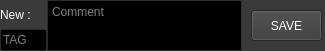
<?xml version="1.0" encoding="UTF-8"?>
<ui version="4.0">
 <class>Form</class>
 <widget class="QWidget" name="Form">
  <property name="geometry">
   <rect>
    <x>0</x>
    <y>0</y>
    <width>325</width>
    <height>51</height>
   </rect>
  </property>
  <property name="palette">
   <palette>
    <active>
     <colorrole role="WindowText">
      <brush brushstyle="SolidPattern">
       <color alpha="255">
        <red>255</red>
        <green>255</green>
        <blue>255</blue>
       </color>
      </brush>
     </colorrole>
     <colorrole role="Button">
      <brush brushstyle="SolidPattern">
       <color alpha="255">
        <red>58</red>
        <green>58</green>
        <blue>58</blue>
       </color>
      </brush>
     </colorrole>
     <colorrole role="Light">
      <brush brushstyle="SolidPattern">
       <color alpha="255">
        <red>87</red>
        <green>87</green>
        <blue>87</blue>
       </color>
      </brush>
     </colorrole>
     <colorrole role="Midlight">
      <brush brushstyle="SolidPattern">
       <color alpha="255">
        <red>72</red>
        <green>72</green>
        <blue>72</blue>
       </color>
      </brush>
     </colorrole>
     <colorrole role="Dark">
      <brush brushstyle="SolidPattern">
       <color alpha="255">
        <red>29</red>
        <green>29</green>
        <blue>29</blue>
       </color>
      </brush>
     </colorrole>
     <colorrole role="Mid">
      <brush brushstyle="SolidPattern">
       <color alpha="255">
        <red>38</red>
        <green>38</green>
        <blue>38</blue>
       </color>
      </brush>
     </colorrole>
     <colorrole role="Text">
      <brush brushstyle="SolidPattern">
       <color alpha="255">
        <red>255</red>
        <green>255</green>
        <blue>255</blue>
       </color>
      </brush>
     </colorrole>
     <colorrole role="BrightText">
      <brush brushstyle="SolidPattern">
       <color alpha="255">
        <red>255</red>
        <green>255</green>
        <blue>255</blue>
       </color>
      </brush>
     </colorrole>
     <colorrole role="ButtonText">
      <brush brushstyle="SolidPattern">
       <color alpha="255">
        <red>255</red>
        <green>255</green>
        <blue>255</blue>
       </color>
      </brush>
     </colorrole>
     <colorrole role="Base">
      <brush brushstyle="SolidPattern">
       <color alpha="255">
        <red>0</red>
        <green>0</green>
        <blue>0</blue>
       </color>
      </brush>
     </colorrole>
     <colorrole role="Window">
      <brush brushstyle="SolidPattern">
       <color alpha="255">
        <red>58</red>
        <green>58</green>
        <blue>58</blue>
       </color>
      </brush>
     </colorrole>
     <colorrole role="Shadow">
      <brush brushstyle="SolidPattern">
       <color alpha="255">
        <red>0</red>
        <green>0</green>
        <blue>0</blue>
       </color>
      </brush>
     </colorrole>
     <colorrole role="AlternateBase">
      <brush brushstyle="SolidPattern">
       <color alpha="255">
        <red>29</red>
        <green>29</green>
        <blue>29</blue>
       </color>
      </brush>
     </colorrole>
     <colorrole role="ToolTipBase">
      <brush brushstyle="SolidPattern">
       <color alpha="255">
        <red>255</red>
        <green>255</green>
        <blue>220</blue>
       </color>
      </brush>
     </colorrole>
     <colorrole role="ToolTipText">
      <brush brushstyle="SolidPattern">
       <color alpha="255">
        <red>0</red>
        <green>0</green>
        <blue>0</blue>
       </color>
      </brush>
     </colorrole>
    </active>
    <inactive>
     <colorrole role="WindowText">
      <brush brushstyle="SolidPattern">
       <color alpha="255">
        <red>255</red>
        <green>255</green>
        <blue>255</blue>
       </color>
      </brush>
     </colorrole>
     <colorrole role="Button">
      <brush brushstyle="SolidPattern">
       <color alpha="255">
        <red>58</red>
        <green>58</green>
        <blue>58</blue>
       </color>
      </brush>
     </colorrole>
     <colorrole role="Light">
      <brush brushstyle="SolidPattern">
       <color alpha="255">
        <red>87</red>
        <green>87</green>
        <blue>87</blue>
       </color>
      </brush>
     </colorrole>
     <colorrole role="Midlight">
      <brush brushstyle="SolidPattern">
       <color alpha="255">
        <red>72</red>
        <green>72</green>
        <blue>72</blue>
       </color>
      </brush>
     </colorrole>
     <colorrole role="Dark">
      <brush brushstyle="SolidPattern">
       <color alpha="255">
        <red>29</red>
        <green>29</green>
        <blue>29</blue>
       </color>
      </brush>
     </colorrole>
     <colorrole role="Mid">
      <brush brushstyle="SolidPattern">
       <color alpha="255">
        <red>38</red>
        <green>38</green>
        <blue>38</blue>
       </color>
      </brush>
     </colorrole>
     <colorrole role="Text">
      <brush brushstyle="SolidPattern">
       <color alpha="255">
        <red>255</red>
        <green>255</green>
        <blue>255</blue>
       </color>
      </brush>
     </colorrole>
     <colorrole role="BrightText">
      <brush brushstyle="SolidPattern">
       <color alpha="255">
        <red>255</red>
        <green>255</green>
        <blue>255</blue>
       </color>
      </brush>
     </colorrole>
     <colorrole role="ButtonText">
      <brush brushstyle="SolidPattern">
       <color alpha="255">
        <red>255</red>
        <green>255</green>
        <blue>255</blue>
       </color>
      </brush>
     </colorrole>
     <colorrole role="Base">
      <brush brushstyle="SolidPattern">
       <color alpha="255">
        <red>0</red>
        <green>0</green>
        <blue>0</blue>
       </color>
      </brush>
     </colorrole>
     <colorrole role="Window">
      <brush brushstyle="SolidPattern">
       <color alpha="255">
        <red>58</red>
        <green>58</green>
        <blue>58</blue>
       </color>
      </brush>
     </colorrole>
     <colorrole role="Shadow">
      <brush brushstyle="SolidPattern">
       <color alpha="255">
        <red>0</red>
        <green>0</green>
        <blue>0</blue>
       </color>
      </brush>
     </colorrole>
     <colorrole role="AlternateBase">
      <brush brushstyle="SolidPattern">
       <color alpha="255">
        <red>29</red>
        <green>29</green>
        <blue>29</blue>
       </color>
      </brush>
     </colorrole>
     <colorrole role="ToolTipBase">
      <brush brushstyle="SolidPattern">
       <color alpha="255">
        <red>255</red>
        <green>255</green>
        <blue>220</blue>
       </color>
      </brush>
     </colorrole>
     <colorrole role="ToolTipText">
      <brush brushstyle="SolidPattern">
       <color alpha="255">
        <red>0</red>
        <green>0</green>
        <blue>0</blue>
       </color>
      </brush>
     </colorrole>
    </inactive>
    <disabled>
     <colorrole role="WindowText">
      <brush brushstyle="SolidPattern">
       <color alpha="255">
        <red>29</red>
        <green>29</green>
        <blue>29</blue>
       </color>
      </brush>
     </colorrole>
     <colorrole role="Button">
      <brush brushstyle="SolidPattern">
       <color alpha="255">
        <red>58</red>
        <green>58</green>
        <blue>58</blue>
       </color>
      </brush>
     </colorrole>
     <colorrole role="Light">
      <brush brushstyle="SolidPattern">
       <color alpha="255">
        <red>87</red>
        <green>87</green>
        <blue>87</blue>
       </color>
      </brush>
     </colorrole>
     <colorrole role="Midlight">
      <brush brushstyle="SolidPattern">
       <color alpha="255">
        <red>72</red>
        <green>72</green>
        <blue>72</blue>
       </color>
      </brush>
     </colorrole>
     <colorrole role="Dark">
      <brush brushstyle="SolidPattern">
       <color alpha="255">
        <red>29</red>
        <green>29</green>
        <blue>29</blue>
       </color>
      </brush>
     </colorrole>
     <colorrole role="Mid">
      <brush brushstyle="SolidPattern">
       <color alpha="255">
        <red>38</red>
        <green>38</green>
        <blue>38</blue>
       </color>
      </brush>
     </colorrole>
     <colorrole role="Text">
      <brush brushstyle="SolidPattern">
       <color alpha="255">
        <red>29</red>
        <green>29</green>
        <blue>29</blue>
       </color>
      </brush>
     </colorrole>
     <colorrole role="BrightText">
      <brush brushstyle="SolidPattern">
       <color alpha="255">
        <red>255</red>
        <green>255</green>
        <blue>255</blue>
       </color>
      </brush>
     </colorrole>
     <colorrole role="ButtonText">
      <brush brushstyle="SolidPattern">
       <color alpha="255">
        <red>29</red>
        <green>29</green>
        <blue>29</blue>
       </color>
      </brush>
     </colorrole>
     <colorrole role="Base">
      <brush brushstyle="SolidPattern">
       <color alpha="255">
        <red>58</red>
        <green>58</green>
        <blue>58</blue>
       </color>
      </brush>
     </colorrole>
     <colorrole role="Window">
      <brush brushstyle="SolidPattern">
       <color alpha="255">
        <red>58</red>
        <green>58</green>
        <blue>58</blue>
       </color>
      </brush>
     </colorrole>
     <colorrole role="Shadow">
      <brush brushstyle="SolidPattern">
       <color alpha="255">
        <red>0</red>
        <green>0</green>
        <blue>0</blue>
       </color>
      </brush>
     </colorrole>
     <colorrole role="AlternateBase">
      <brush brushstyle="SolidPattern">
       <color alpha="255">
        <red>58</red>
        <green>58</green>
        <blue>58</blue>
       </color>
      </brush>
     </colorrole>
     <colorrole role="ToolTipBase">
      <brush brushstyle="SolidPattern">
       <color alpha="255">
        <red>255</red>
        <green>255</green>
        <blue>220</blue>
       </color>
      </brush>
     </colorrole>
     <colorrole role="ToolTipText">
      <brush brushstyle="SolidPattern">
       <color alpha="255">
        <red>0</red>
        <green>0</green>
        <blue>0</blue>
       </color>
      </brush>
     </colorrole>
    </disabled>
   </palette>
  </property>
  <property name="windowTitle">
   <string>Form</string>
  </property>
  <widget class="QWidget" name="widget_4" native="true">
   <property name="geometry">
    <rect>
     <x>0</x>
     <y>0</y>
     <width>331</width>
     <height>51</height>
    </rect>
   </property>
   <layout class="QHBoxLayout" name="horizontalLayout_3">
    <property name="spacing">
     <number>0</number>
    </property>
    <property name="leftMargin">
     <number>0</number>
    </property>
    <property name="topMargin">
     <number>0</number>
    </property>
    <property name="rightMargin">
     <number>0</number>
    </property>
    <property name="bottomMargin">
     <number>0</number>
    </property>
    <item>
     <widget class="QWidget" name="widget_2" native="true">
      <layout class="QGridLayout" name="gridLayout">
       <property name="leftMargin">
        <number>0</number>
       </property>
       <property name="topMargin">
        <number>0</number>
       </property>
       <property name="rightMargin">
        <number>0</number>
       </property>
       <property name="bottomMargin">
        <number>0</number>
       </property>
       <property name="spacing">
        <number>0</number>
       </property>
       <item row="1" column="0">
        <widget class="QLineEdit" name="input_tag">
         <property name="placeholderText">
          <string>TAG</string>
         </property>
        </widget>
       </item>
       <item row="0" column="0">
        <layout class="QHBoxLayout" name="horizontalLayout">
         <item>
          <widget class="QLabel" name="lb_new_version_2">
           <property name="text">
            <string>New :</string>
           </property>
          </widget>
         </item>
         <item>
          <widget class="QLabel" name="lb_new_version">
           <property name="text">
            <string/>
           </property>
          </widget>
         </item>
        </layout>
       </item>
      </layout>
     </widget>
    </item>
    <item>
     <widget class="QWidget" name="widget_3" native="true">
      <layout class="QGridLayout" name="gridLayout_3">
       <property name="leftMargin">
        <number>0</number>
       </property>
       <property name="topMargin">
        <number>0</number>
       </property>
       <property name="rightMargin">
        <number>0</number>
       </property>
       <property name="bottomMargin">
        <number>0</number>
       </property>
       <property name="spacing">
        <number>0</number>
       </property>
       <item row="0" column="0">
        <widget class="QPlainTextEdit" name="input_comment">
         <property name="placeholderText">
          <string>Comment</string>
         </property>
        </widget>
       </item>
      </layout>
     </widget>
    </item>
    <item>
     <widget class="QWidget" name="widget" native="true">
      <property name="maximumSize">
       <size>
        <width>93</width>
        <height>49</height>
       </size>
      </property>
      <layout class="QHBoxLayout" name="horizontalLayout_2">
       <item>
        <widget class="QPushButton" name="bt_save">
         <property name="minimumSize">
          <size>
           <width>71</width>
           <height>31</height>
          </size>
         </property>
         <property name="text">
          <string>SAVE</string>
         </property>
        </widget>
       </item>
      </layout>
     </widget>
    </item>
   </layout>
  </widget>
 </widget>
 <resources/>
 <connections/>
</ui>
